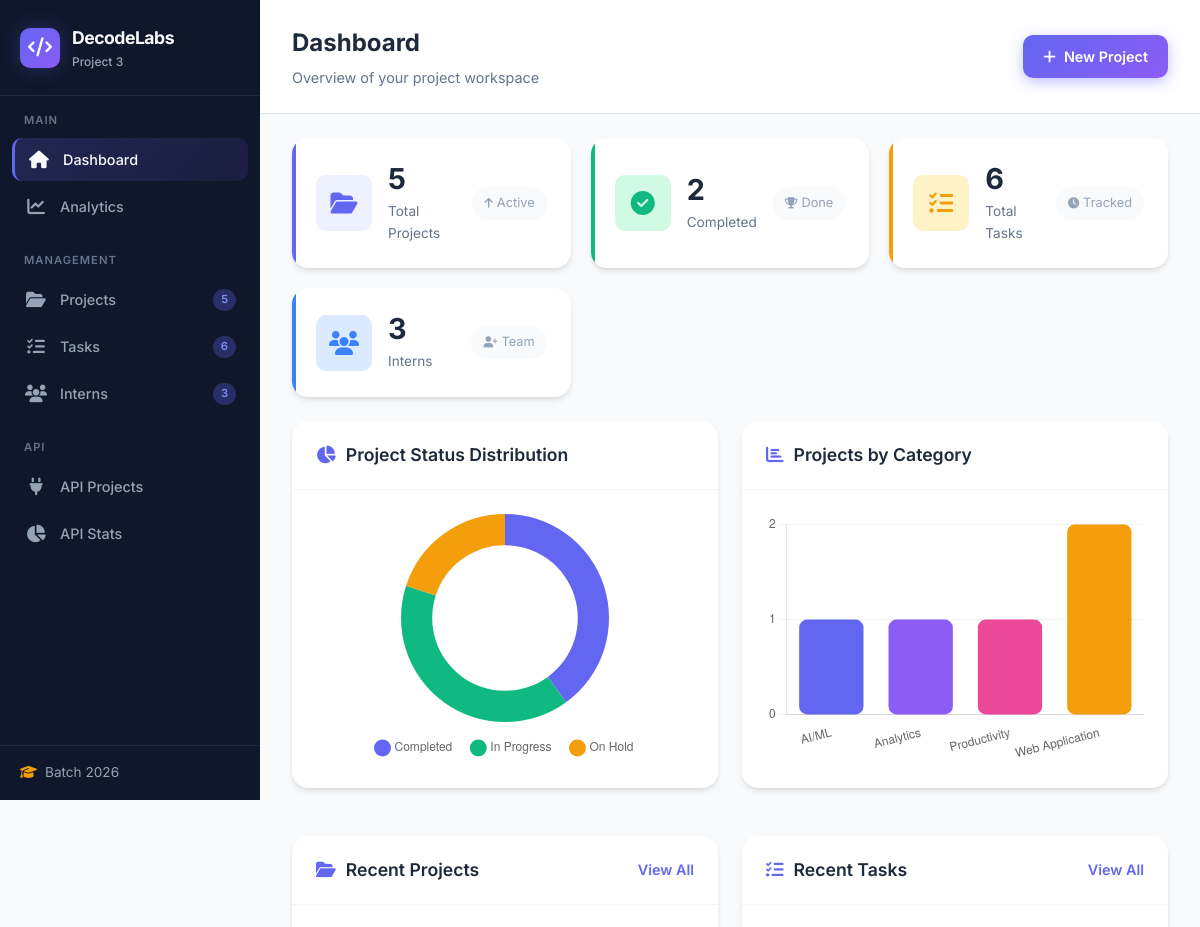
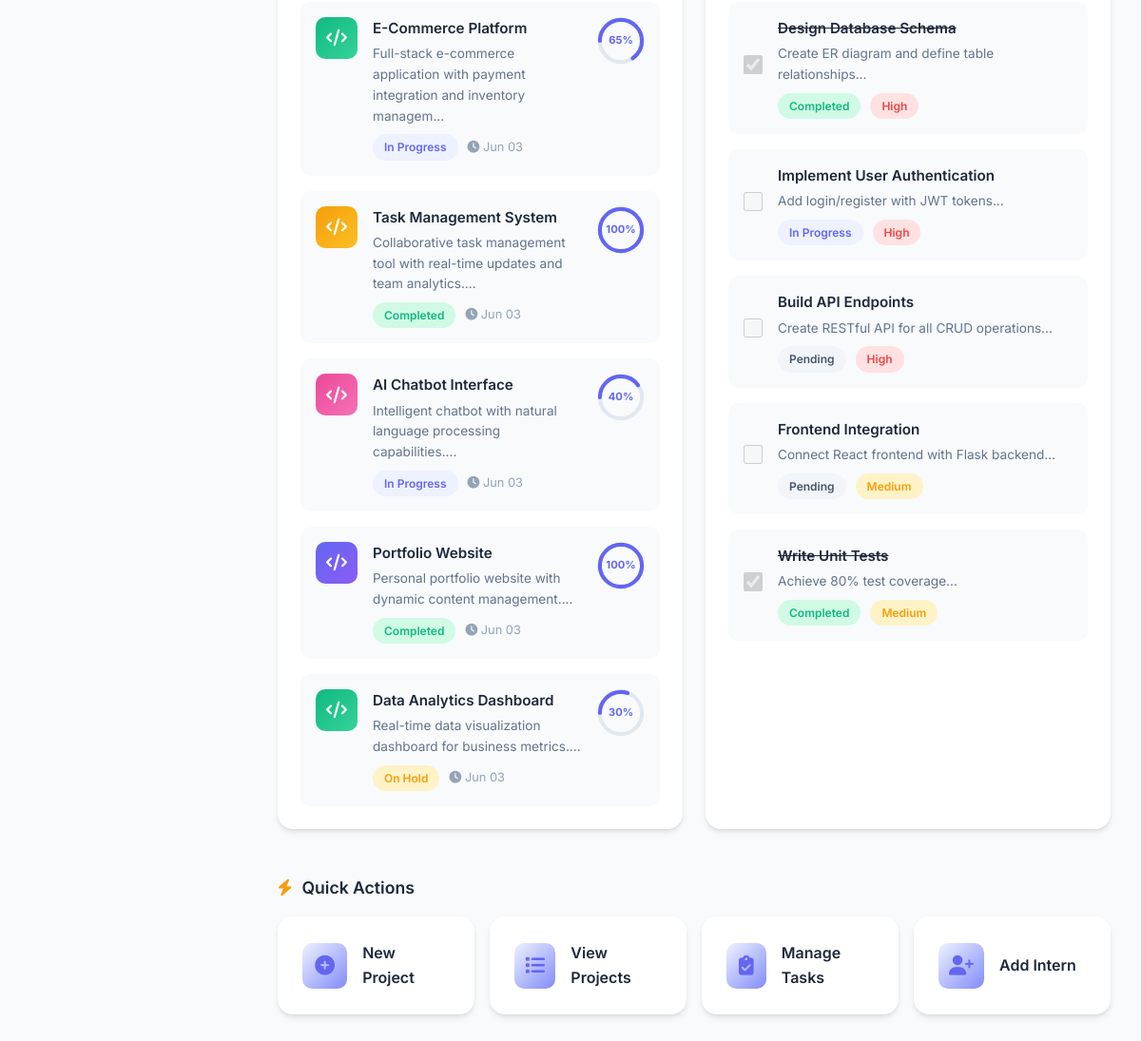
The page / on the database its author committed (2 pictures, top to bottom).
### app.py (models this page shows, shortened)
class Project(db.Model):
    __tablename__ = 'projects'
    id = db.Column(db.Integer, primary_key=True)
    title = db.Column(db.String(200), nullable=False)
    description = db.Column(db.Text, nullable=False)
    category = db.Column(db.String(100), nullable=False)
    status = db.Column(db.String(50), default='In Progress')
    priority = db.Column(db.String(20), default='Medium')
    github_url = db.Column(db.String(500))
    tech_stack = db.Column(db.String(300))
    progress = db.Column(db.Integer, default=0)
    created_at = db.Column(db.DateTime, default=datetime.utcnow)
    updated_at = db.Column(db.DateTime, default=datetime.utcnow, onupdate=datetime.utcnow)
    tasks = db.relationship('Task', backref='project', lazy=True, cascade='all, delete-orphan')

class Task(db.Model):
    __tablename__ = 'tasks'
    id = db.Column(db.Integer, primary_key=True)
    title = db.Column(db.String(200), nullable=False)
    description = db.Column(db.Text)
    status = db.Column(db.String(50), default='Pending')
    priority = db.Column(db.String(20), default='Medium')
    project_id = db.Column(db.Integer, db.ForeignKey('projects.id'), nullable=False)
    created_at = db.Column(db.DateTime, default=datetime.utcnow)
    completed_at = db.Column(db.DateTime)

### app.py (the view)
@app.route('/')
def index():
    recent_projects = Project.query.order_by(Project.created_at.desc()).limit(5).all()
    recent_tasks = Task.query.order_by(Task.created_at.desc()).limit(5).all()
    status_counts = db.session.query(Project.status, db.func.count(Project.id)).group_by(Project.status).all()
    category_counts = db.session.query(Project.category, db.func.count(Project.id)).group_by(Project.category).all()
    return render_template('index.html',
                         recent_projects=recent_projects,
                         recent_tasks=recent_tasks,
                         status_counts=status_counts,
                         category_counts=category_counts)

### app.py (called while the page is built)
@app.context_processor
def inject_stats():
    return {
        'total_projects': Project.query.count(),
        'total_tasks': Task.query.count(),
        'total_interns': Intern.query.count(),
        'completed_projects': Project.query.filter_by(status='Completed').count(),
        'pending_tasks': Task.query.filter_by(status='Pending').count()
    }

### templates/index.html (shortened to what this page needs)
{% extends "base.html" %}
{% block page_title %}Dashboard{% endblock %}
{% block page_subtitle %}Overview of your project workspace{% endblock %}
{% block content %}
<div class="stats-grid">
    <div class="stat-card stat-primary">
        <div class="stat-icon">
            <i class="fas fa-folder-open"></i>
        </div>
        <div class="stat-info">
            <span class="stat-value">{{ total_projects }}</span>
            <span class="stat-label">Total Projects</span>
        </div>
        <div class="stat-trend">
            <i class="fas fa-arrow-up"></i>
            <span>Active</span>
        </div>
    </div>
    <div class="stat-card stat-success">
        <div class="stat-icon">
            <i class="fas fa-check-circle"></i>
        </div>
        <div class="stat-info">
            <span class="stat-value">{{ completed_projects }}</span>
            <span class="stat-label">Completed</span>
        </div>
        <div class="stat-trend">
            <i class="fas fa-trophy"></i>
            <span>Done</span>
        </div>
    </div>
    <div class="stat-card stat-warning">
        <div class="stat-icon">
            <i class="fas fa-tasks"></i>
        </div>
        <div class="stat-info">
            <span class="stat-value">{{ total_tasks }}</span>
            <span class="stat-label">Total Tasks</span>
        </div>
        <div class="stat-trend">
            <i class="fas fa-clock"></i>
            <span>Tracked</span>
        </div>
    </div>
    <div class="stat-card stat-info">
        <div class="stat-icon">
            <i class="fas fa-users"></i>
        </div>
        <div class="stat-info">
            <span class="stat-value">{{ total_interns }}</span>
            <span class="stat-label">Interns</span>
        </div>
        <div class="stat-trend">
            <i class="fas fa-user-plus"></i>
            <span>Team</span>
        </div>
    </div>
</div>
<div class="dashboard-grid">
    <div class="card chart-card">
        <div class="card-header">
            <h3><i class="fas fa-chart-pie"></i> Project Status Distribution</h3>
        </div>
        <div class="card-body">
            <canvas id="statusChart" height="250"></canvas>
        </div>
    </div>
    <div class="card chart-card">
        <div class="card-header">
            <h3><i class="fas fa-chart-bar"></i> Projects by Category</h3>
        </div>
        <div class="card-body">
            <canvas id="categoryChart" height="250"></canvas>
        </div>
    </div>
</div>
<div class="dashboard-grid">
    <div class="card activity-card">
        <div class="card-header">
            <h3><i class="fas fa-folder-open"></i> Recent Projects</h3>
            <a href="{{ url_for('projects_list') }}" class="link">View All</a>
        </div>
        <div class="card-body">
            <div class="activity-list">
                {% for project in recent_projects %}
                <div class="activity-item">
                    <div class="activity-icon bg-{{ loop.index % 4 + 1 }}">
                        <i class="fas fa-code"></i>
                    </div>
                    <div class="activity-content">
                        <h4>{{ project.title }}</h4>
                        <p>{{ project.description[:80] }}...</p>
                        <div class="activity-meta">
                            <span class="badge-status status-{{ project.status.lower().replace(' ', '-') }}">{{ project.status }}</span>
                            <span class="time"><i class="fas fa-clock"></i> {{ project.created_at.strftime('%b %d') }}</span>
                        </div>
                    </div>
                    <div class="activity-progress">
                        <div class="progress-ring" data-progress="{{ project.progress }}">
                            <svg viewBox="0 0 36 36">
                                <path class="progress-bg" d="M18 2.0845 a 15.9155 15.9155 0 0 1 0 31.831 a 15.9155 15.9155 0 0 1 0 -31.831"/>
                                <path class="progress-bar" stroke-dasharray="{{ project.progress }}, 100" d="M18 2.0845 a 15.9155 15.9155 0 0 1 0 31.831 a 15.9155 15.9155 0 0 1 0 -31.831"/>
                            </svg>
                            <span class="progress-text">{{ project.progress }}%</span>
                        </div>
                    </div>
                </div>
                {% else %}
                <div class="empty-state">
                    <i class="fas fa-folder-open"></i>
                    <p>No projects yet. Create your first project!</p>
                </div>
                {% endfor %}
            </div>
        </div>
    </div>
    <div class="card activity-card">
        <div class="card-header">
            <h3><i class="fas fa-tasks"></i> Recent Tasks</h3>
            <a href="{{ url_for('tasks_list') }}" class="link">View All</a>
        </div>
        <div class="card-body">
            <div class="activity-list">
                {% for task in recent_tasks %}
                <div class="activity-item task-item">
                    <div class="task-checkbox">
                        <input type="checkbox" {% if task.status == 'Completed' %}checked{% endif %} disabled>
                    </div>
                    <div class="activity-content">
                        <h4 {% if task.status == 'Completed' %}class="completed"{% endif %}>{{ task.title }}</h4>
                        <p>{{ task.description[:60] }}...</p>
                        <div class="activity-meta">
                            <span class="badge-status status-{{ task.status.lower().replace(' ', '-') }}">{{ task.status }}</span>
                            <span class="badge-priority priority-{{ task.priority.lower() }}">{{ task.priority }}</span>
                        </div>
                    </div>
                </div>
                {% else %}
                <div class="empty-state">
                    <i class="fas fa-tasks"></i>
                    <p>No tasks yet. Add your first task!</p>
                </div>
                {% endfor %}
            </div>
        </div>
    </div>
</div>
<div class="quick-actions">
    <h3><i class="fas fa-bolt"></i> Quick Actions</h3>
    <div class="actions-grid">
        <a href="{{ url_for('project_create') }}" class="action-card">
            <div class="action-icon">
                <i class="fas fa-plus-circle"></i>
            </div>
            <span>New Project</span>
        </a>
        <a href="{{ url_for('projects_list') }}" class="action-card">
            <div class="action-icon">
                <i class="fas fa-list"></i>
            </div>
            <span>View Projects</span>
        </a>
        <a href="{{ url_for('tasks_list') }}" class="action-card">
            <div class="action-icon">
                <i class="fas fa-clipboard-check"></i>
            </div>
            <span>Manage Tasks</span>
        </a>
        <a href="{{ url_for('interns_list') }}" class="action-card">
            <div class="action-icon">
                <i class="fas fa-user-plus"></i>
            </div>
            <span>Add Intern</span>
        </a>
    </div>
</div>
{% endblock %}
{% block scripts %}
<script>
// Status Chart
const statusCtx = document.getElementById('statusChart').getContext('2d');
new Chart(statusCtx, {
    type: 'doughnut',
    data: {
        labels: {{ status_counts | map(attribute=0) | list | tojson }},
        datasets: [{
            data: {{ status_counts | map(attribute=1) | list | tojson }},
            backgroundColor: ['#6366f1', '#10b981', '#f59e0b', '#ef4444'],
            borderWidth: 0,
            hoverOffset: 8
        }]
    },
    options: {
        responsive: true,
        maintainAspectRatio: false,
        plugins: {
            legend: {
                position: 'bottom',
                labels: { padding: 20, usePointStyle: true }
            }
        },
        cutout: '70%'
    }
});
// Category Chart
const categoryCtx = document.getElementById('categoryChart').getContext('2d');
new Chart(categoryCtx, {
    type: 'bar',
    data: {
        labels: {{ category_counts | map(attribute=0) | list | tojson }},
        datasets: [{
            label: 'Projects',
            data: {{ category_counts | map(attribute=1) | list | tojson }},
            backgroundColor: ['#6366f1', '#8b5cf6', '#ec4899', '#f59e0b', '#10b981'],
            borderRadius: 8,
            borderSkipped: false
        }]
    },
    options: {
        responsive: true,
        maintainAspectRatio: false,
        plugins: {
            legend: { display: false }
        },
        scales: {
            y: {
                beginAtZero: true,
                grid: { color: 'rgba(0,0,0,0.05)' },
                ticks: { stepSize: 1 }
            },
            x: {
                grid: { display: false }
            }
        }
    }
});
</script>
{% endblock %}

### templates/base.html (shortened to what this page needs)
<!DOCTYPE html>
<html lang="en">
<head>
    <link rel="stylesheet" href="{{ url_for('static', filename='css/style.css') }}">
    <link rel="stylesheet" href="https://cdnjs.cloudflare.com/ajax/libs/font-awesome/6.5.1/css/all.min.css">
</head>
<body>
    <aside class="sidebar" id="sidebar">
        <div class="sidebar-header">
            <div class="logo">
                <div class="logo-icon">
                    <i class="fas fa-code"></i>
                </div>
                <div class="logo-text">
                    <span class="logo-brand">DecodeLabs</span>
                    <span class="logo-sub">Project 3</span>
                </div>
            </div>
        </div>
        <nav class="sidebar-nav">
            <div class="nav-section">
                <span class="nav-label">Main</span>
                <a href="{{ url_for('index') }}" class="nav-item {% if request.endpoint == 'index' %}active{% endif %}">
                    <i class="fas fa-home"></i>
                    <span>Dashboard</span>
                </a>
                <a href="{{ url_for('dashboard') }}" class="nav-item {% if request.endpoint == 'dashboard' %}active{% endif %}">
                    <i class="fas fa-chart-line"></i>
                    <span>Analytics</span>
                </a>
            </div>
            <div class="nav-section">
                <span class="nav-label">Management</span>
                <a href="{{ url_for('projects_list') }}" class="nav-item {% if request.endpoint in ['projects_list', 'project_detail', 'project_create', 'project_edit'] %}active{% endif %}">
                    <i class="fas fa-folder-open"></i>
                    <span>Projects</span>
                    <span class="badge">{{ total_projects }}</span>
                </a>
                <a href="{{ url_for('tasks_list') }}" class="nav-item {% if request.endpoint in ['tasks_list'] %}active{% endif %}">
                    <i class="fas fa-tasks"></i>
                    <span>Tasks</span>
                    <span class="badge">{{ total_tasks }}</span>
                </a>
                <a href="{{ url_for('interns_list') }}" class="nav-item {% if request.endpoint in ['interns_list'] %}active{% endif %}">
                    <i class="fas fa-users"></i>
                    <span>Interns</span>
                    <span class="badge">{{ total_interns }}</span>
                </a>
            </div>
            <div class="nav-section">
                <span class="nav-label">API</span>
                <a href="/api/projects" target="_blank" class="nav-item">
                    <i class="fas fa-plug"></i>
                    <span>API Projects</span>
                </a>
                <a href="/api/stats" target="_blank" class="nav-item">
                    <i class="fas fa-chart-pie"></i>
                    <span>API Stats</span>
                </a>
            </div>
        </nav>
        <div class="sidebar-footer">
            <div class="batch-badge">
                <i class="fas fa-graduation-cap"></i>
                <span>Batch 2026</span>
            </div>
        </div>
    </aside>
    <main class="main-content" id="mainContent">
        <header class="top-header">
            <div class="header-left">
                <h1 class="page-title">{% block page_title %}Dashboard{% endblock %}</h1>
                <p class="page-subtitle">{% block page_subtitle %}Welcome to your project workspace{% endblock %}</p>
            </div>
            <div class="header-right">
                <div class="header-actions">
                    <a href="{{ url_for('project_create') }}" class="btn btn-primary">
                        <i class="fas fa-plus"></i>
                        <span>New Project</span>
                    </a>
                </div>
            </div>
        </header>
        <div class="content-area">
            {% block content %}{% endblock %}
        </div>
    </main>
    {% block scripts %}{% endblock %}
</body>
</html>

### rows shown on the page
Project: title "E-Commerce Platform", description "Full-stack e-commerce application with payment integration and inventory managem", status "In Progress", created_at "Jun 03", progress "65"
Project: title "Task Management System", description "Collaborative task management tool with real-time updates and team analytics.", status "Completed", created_at "Jun 03", progress "100"
Project: title "AI Chatbot Interface", description "Intelligent chatbot with natural language processing capabilities.", status "In Progress", created_at "Jun 03", progress "40"
Project: title "Portfolio Website", description "Personal portfolio website with dynamic content management.", status "Completed", created_at "Jun 03", progress "100"
Project: title "Data Analytics Dashboard", description "Real-time data visualization dashboard for business metrics.", status "On Hold", created_at "Jun 03", progress "30"
Task: status "☑", title "Design Database Schema", description "Create ER diagram and define table relationships", status "Completed", priority "High"
Task: title "Implement User Authentication", description "Add login/register with JWT tokens", status "In Progress", priority "High"
Task: title "Build API Endpoints", description "Create RESTful API for all CRUD operations", status "Pending", priority "High"
Task: title "Frontend Integration", description "Connect React frontend with Flask backend", status "Pending", priority "Medium"
Task: status "☑", title "Write Unit Tests", description "Achieve 80% test coverage", status "Completed", priority "Medium"

### other values the page prints
{{ total_projects }} "5"
{{ total_tasks }} "6"
{{ total_interns }} "3"
{{ completed_projects }} "2"
chart data {{ status_counts | map(attribute=0) | list | tojson }} ["Completed", "In Progress", "On Hold"]
chart data {{ status_counts | map(attribute=1) | list | tojson }} [2, 2, 1]
chart data {{ category_counts | map(attribute=0) | list | tojson }} ["AI/ML", "Analytics", "Productivity", "Web Application"]
chart data {{ category_counts | map(attribute=1) | list | tojson }} [1, 1, 1, 2]
